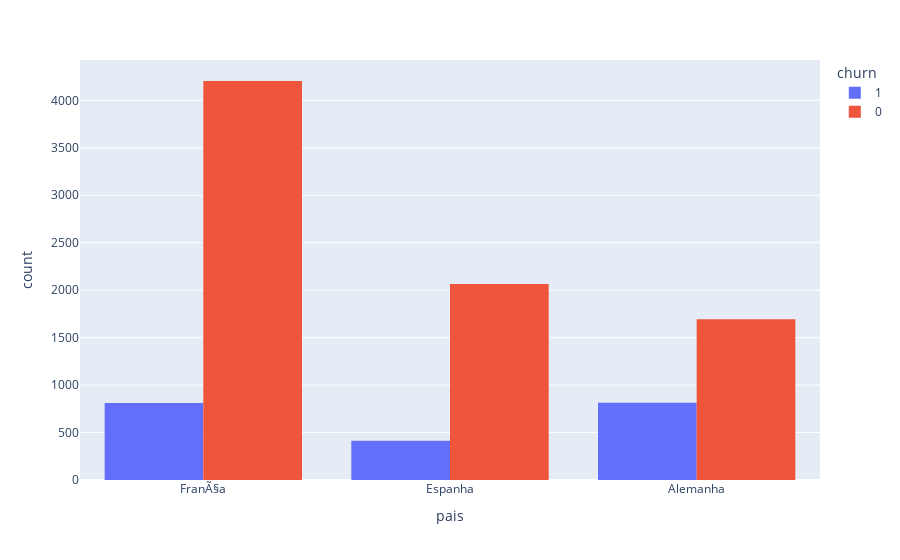

This figure's notebook cell:
### Markdown cell above
## variaveis categoricas

### Code cell
px.histogram(data, x="pais", color="churn", barmode="group")

### Figure 1 — Plotly figure (JSON) as saved in the notebook; plotly's stock layout.template omitted (floating-point values rounded to 4 significant figures; data arrays with more than 128 entries replaced by an {"elided": "..."} marker saying what was removed)
{"data": [{"alignmentgroup": "True", "bingroup": "x", "hovertemplate": "churn=1<br>pais=%{x}<br>count=%{y}<extra></extra>", "legendgroup": "1", "marker": {"color": "#636efa", "pattern": {"shape": ""}}, "name": "1", "offsetgroup": "1", "orientation": "v", "showlegend": true, "type": "histogram", "x": {"elided": "2037 str values"}, "xaxis": "x", "yaxis": "y"}, {"alignmentgroup": "True", "bingroup": "x", "hovertemplate": "churn=0<br>pais=%{x}<br>count=%{y}<extra></extra>", "legendgroup": "0", "marker": {"color": "#EF553B", "pattern": {"shape": ""}}, "name": "0", "offsetgroup": "0", "orientation": "v", "showlegend": true, "type": "histogram", "x": {"elided": "7963 str values"}, "xaxis": "x", "yaxis": "y"}], "layout": {"barmode": "group", "legend": {"title": {"text": "churn"}, "tracegroupgap": 0}, "margin": {"t": 60}, "xaxis": {"anchor": "y", "domain": [0, 1], "title": {"text": "pais"}}, "yaxis": {"anchor": "x", "domain": [0, 1], "title": {"text": "count"}}}}
